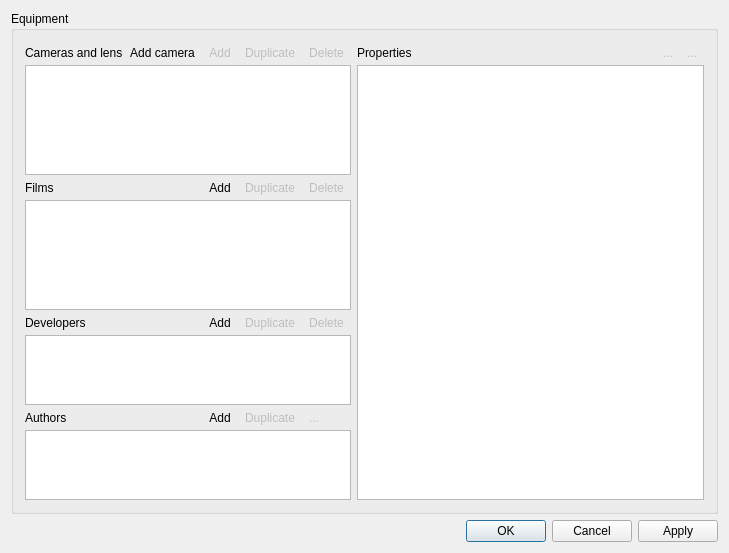
<?xml version="1.0" encoding="UTF-8"?>
<ui version="4.0">
 <class>EditGearClass</class>
 <widget class="QWidget" name="EditGearClass">
  <property name="geometry">
   <rect>
    <x>0</x>
    <y>0</y>
    <width>729</width>
    <height>553</height>
   </rect>
  </property>
  <property name="windowTitle">
   <string>Edit equipment[*]</string>
  </property>
  <property name="windowIcon">
   <iconset resource="analogexif.qrc">
    <normaloff>:/images/icons/camera_edit.png</normaloff>:/images/icons/camera_edit.png</iconset>
  </property>
  <layout class="QVBoxLayout" name="verticalLayout">
   <item>
    <widget class="QGroupBox" name="groupBox">
     <property name="sizePolicy">
      <sizepolicy hsizetype="Preferred" vsizetype="Preferred">
       <horstretch>0</horstretch>
       <verstretch>100</verstretch>
      </sizepolicy>
     </property>
     <property name="title">
      <string>Equipment</string>
     </property>
     <layout class="QHBoxLayout" name="horizontalLayout_2" stretch="30,70">
      <item>
       <layout class="QGridLayout" name="gridLayout" rowstretch="0,30,0,30,0,15,0,15">
        <property name="horizontalSpacing">
         <number>0</number>
        </property>
        <property name="verticalSpacing">
         <number>2</number>
        </property>
        <item row="0" column="0">
         <widget class="QLabel" name="label">
          <property name="text">
           <string>Cameras and lens</string>
          </property>
         </widget>
        </item>
        <item row="1" column="0" colspan="5">
         <widget class="GearTreeView" name="gearView">
          <property name="sizePolicy">
           <sizepolicy hsizetype="Expanding" vsizetype="Expanding">
            <horstretch>0</horstretch>
            <verstretch>60</verstretch>
           </sizepolicy>
          </property>
          <property name="font">
           <font>
            <kerning>true</kerning>
           </font>
          </property>
          <property name="contextMenuPolicy">
           <enum>Qt::CustomContextMenu</enum>
          </property>
          <property name="statusTip">
           <string>Select the equipment to edit</string>
          </property>
          <property name="styleSheet">
           <string notr="true">/* keep selection even when focus is lost */
QTreeView::item:selected:!active{
	selection-color:						palette(highlighted-text);
	selection-background-color:	palette(highlight);
}</string>
          </property>
          <property name="dragEnabled">
           <bool>true</bool>
          </property>
          <property name="dragDropOverwriteMode">
           <bool>false</bool>
          </property>
          <property name="dragDropMode">
           <enum>QAbstractItemView::DragDrop</enum>
          </property>
          <property name="defaultDropAction">
           <enum>Qt::MoveAction</enum>
          </property>
          <property name="alternatingRowColors">
           <bool>true</bool>
          </property>
          <property name="selectionMode">
           <enum>QAbstractItemView::ExtendedSelection</enum>
          </property>
          <property name="uniformRowHeights">
           <bool>true</bool>
          </property>
          <property name="itemsExpandable">
           <bool>true</bool>
          </property>
          <attribute name="headerVisible">
           <bool>false</bool>
          </attribute>
          <attribute name="headerStretchLastSection">
           <bool>true</bool>
          </attribute>
          <attribute name="headerVisible">
           <bool>false</bool>
          </attribute>
          <attribute name="headerStretchLastSection">
           <bool>true</bool>
          </attribute>
         </widget>
        </item>
        <item row="2" column="0">
         <widget class="QLabel" name="label_2">
          <property name="text">
           <string>Films</string>
          </property>
         </widget>
        </item>
        <item row="3" column="0" colspan="5">
         <widget class="GearListView" name="filmView">
          <property name="sizePolicy">
           <sizepolicy hsizetype="Expanding" vsizetype="Expanding">
            <horstretch>0</horstretch>
            <verstretch>40</verstretch>
           </sizepolicy>
          </property>
          <property name="font">
           <font>
            <pointsize>13</pointsize>
            <kerning>true</kerning>
           </font>
          </property>
          <property name="contextMenuPolicy">
           <enum>Qt::CustomContextMenu</enum>
          </property>
          <property name="statusTip">
           <string>Select the film to edit</string>
          </property>
          <property name="styleSheet">
           <string notr="true">/* keep selection even when focus is lost */
QListView::item:selected:!active{
	selection-color:						palette(highlighted-text);
	selection-background-color:	palette(highlight);
}</string>
          </property>
          <property name="dragEnabled">
           <bool>true</bool>
          </property>
          <property name="dragDropMode">
           <enum>QAbstractItemView::DragDrop</enum>
          </property>
          <property name="defaultDropAction">
           <enum>Qt::MoveAction</enum>
          </property>
          <property name="alternatingRowColors">
           <bool>true</bool>
          </property>
         </widget>
        </item>
        <item row="4" column="0">
         <widget class="QLabel" name="label_5">
          <property name="text">
           <string>Developers</string>
          </property>
         </widget>
        </item>
        <item row="5" column="0" colspan="5">
         <widget class="GearListView" name="developerView">
          <property name="font">
           <font>
            <pointsize>13</pointsize>
            <kerning>true</kerning>
           </font>
          </property>
          <property name="contextMenuPolicy">
           <enum>Qt::CustomContextMenu</enum>
          </property>
          <property name="statusTip">
           <string>Select the developer to edit</string>
          </property>
          <property name="styleSheet">
           <string notr="true">/* keep selection even when focus is lost */
QListView::item:selected:!active{
	selection-color:						palette(highlighted-text);
	selection-background-color:	palette(highlight);
}</string>
          </property>
         </widget>
        </item>
        <item row="6" column="0">
         <widget class="QLabel" name="label_4">
          <property name="text">
           <string>Authors</string>
          </property>
         </widget>
        </item>
        <item row="7" column="0" colspan="5">
         <widget class="GearListView" name="authorView">
          <property name="font">
           <font>
            <pointsize>13</pointsize>
            <kerning>true</kerning>
           </font>
          </property>
          <property name="contextMenuPolicy">
           <enum>Qt::CustomContextMenu</enum>
          </property>
          <property name="statusTip">
           <string>Select the author to edit</string>
          </property>
          <property name="styleSheet">
           <string notr="true">/* keep selection even when focus is lost */
QListView::item:selected:!active{
	selection-color:						palette(highlighted-text);
	selection-background-color:	palette(highlight);
}</string>
          </property>
         </widget>
        </item>
        <item row="6" column="4">
         <widget class="QToolButton" name="delAuthorBtn">
          <property name="enabled">
           <bool>false</bool>
          </property>
          <property name="toolTip">
           <string>Delete selected author(s)</string>
          </property>
          <property name="statusTip">
           <string>Delete selected author(s)</string>
          </property>
          <property name="text">
           <string>...</string>
          </property>
          <property name="icon">
           <iconset resource="analogexif.qrc">
            <normaloff>:/images/icons/delete.png</normaloff>:/images/icons/delete.png</iconset>
          </property>
          <property name="autoRaise">
           <bool>true</bool>
          </property>
         </widget>
        </item>
        <item row="6" column="2">
         <widget class="QToolButton" name="addAuthorBtn">
          <property name="toolTip">
           <string>Add new author</string>
          </property>
          <property name="statusTip">
           <string>Add new author</string>
          </property>
          <property name="text">
           <string>Add</string>
          </property>
          <property name="icon">
           <iconset resource="analogexif.qrc">
            <normaloff>:/images/icons/add.png</normaloff>:/images/icons/add.png</iconset>
          </property>
          <property name="autoRaise">
           <bool>true</bool>
          </property>
         </widget>
        </item>
        <item row="4" column="2">
         <widget class="QToolButton" name="addDevBtn">
          <property name="toolTip">
           <string>Add new developer</string>
          </property>
          <property name="statusTip">
           <string>Add new developer</string>
          </property>
          <property name="text">
           <string>Add</string>
          </property>
          <property name="icon">
           <iconset resource="analogexif.qrc">
            <normaloff>:/images/icons/add.png</normaloff>:/images/icons/add.png</iconset>
          </property>
          <property name="autoRaise">
           <bool>true</bool>
          </property>
         </widget>
        </item>
        <item row="4" column="4">
         <widget class="QToolButton" name="delDevBtn">
          <property name="enabled">
           <bool>false</bool>
          </property>
          <property name="toolTip">
           <string>Delete selected developer(s)</string>
          </property>
          <property name="statusTip">
           <string>Delete selected developer(s)</string>
          </property>
          <property name="text">
           <string>Delete</string>
          </property>
          <property name="icon">
           <iconset resource="analogexif.qrc">
            <normaloff>:/images/icons/delete.png</normaloff>:/images/icons/delete.png</iconset>
          </property>
          <property name="autoRaise">
           <bool>true</bool>
          </property>
         </widget>
        </item>
        <item row="2" column="2">
         <widget class="QToolButton" name="addFilmBtn">
          <property name="toolTip">
           <string>Add new film</string>
          </property>
          <property name="statusTip">
           <string>Add new film</string>
          </property>
          <property name="text">
           <string>Add</string>
          </property>
          <property name="icon">
           <iconset resource="analogexif.qrc">
            <normaloff>:/images/icons/add.png</normaloff>:/images/icons/add.png</iconset>
          </property>
          <property name="autoRaise">
           <bool>true</bool>
          </property>
         </widget>
        </item>
        <item row="2" column="4">
         <widget class="QToolButton" name="delFilmBtn">
          <property name="enabled">
           <bool>false</bool>
          </property>
          <property name="toolTip">
           <string>Delete selected film(s)</string>
          </property>
          <property name="statusTip">
           <string>Delete selected film(s)</string>
          </property>
          <property name="text">
           <string>Delete</string>
          </property>
          <property name="icon">
           <iconset resource="analogexif.qrc">
            <normaloff>:/images/icons/delete.png</normaloff>:/images/icons/delete.png</iconset>
          </property>
          <property name="autoRaise">
           <bool>true</bool>
          </property>
         </widget>
        </item>
        <item row="0" column="2">
         <widget class="QToolButton" name="addLensBtn">
          <property name="enabled">
           <bool>false</bool>
          </property>
          <property name="toolTip">
           <string>Add new lens</string>
          </property>
          <property name="statusTip">
           <string>Add new lens</string>
          </property>
          <property name="text">
           <string>Add</string>
          </property>
          <property name="icon">
           <iconset resource="analogexif.qrc">
            <normaloff>:/images/icons/add.png</normaloff>:/images/icons/add.png</iconset>
          </property>
          <property name="autoRaise">
           <bool>true</bool>
          </property>
         </widget>
        </item>
        <item row="0" column="4">
         <widget class="QToolButton" name="delGearBtn">
          <property name="enabled">
           <bool>false</bool>
          </property>
          <property name="toolTip">
           <string>Delete selected equipment</string>
          </property>
          <property name="statusTip">
           <string>Delete selected equipment</string>
          </property>
          <property name="text">
           <string>Delete</string>
          </property>
          <property name="icon">
           <iconset resource="analogexif.qrc">
            <normaloff>:/images/icons/delete.png</normaloff>:/images/icons/delete.png</iconset>
          </property>
          <property name="autoRaise">
           <bool>true</bool>
          </property>
         </widget>
        </item>
        <item row="0" column="1">
         <widget class="QToolButton" name="addCameraBtn">
          <property name="toolTip">
           <string>Add new camera body</string>
          </property>
          <property name="statusTip">
           <string>Add new camera body</string>
          </property>
          <property name="text">
           <string>Add camera</string>
          </property>
          <property name="icon">
           <iconset resource="analogexif.qrc">
            <normaloff>:/images/icons/camera_add.png</normaloff>:/images/icons/camera_add.png</iconset>
          </property>
          <property name="autoRaise">
           <bool>true</bool>
          </property>
         </widget>
        </item>
        <item row="0" column="3">
         <widget class="QToolButton" name="dupGearBtn">
          <property name="enabled">
           <bool>false</bool>
          </property>
          <property name="toolTip">
           <string>Duplicate selected equipment</string>
          </property>
          <property name="statusTip">
           <string>Duplicate selected equipment</string>
          </property>
          <property name="text">
           <string>Duplicate</string>
          </property>
          <property name="icon">
           <iconset resource="analogexif.qrc">
            <normaloff>:/images/icons/page_copy.png</normaloff>:/images/icons/page_copy.png</iconset>
          </property>
          <property name="autoRaise">
           <bool>true</bool>
          </property>
         </widget>
        </item>
        <item row="2" column="3">
         <widget class="QToolButton" name="dupFilmBtn">
          <property name="enabled">
           <bool>false</bool>
          </property>
          <property name="toolTip">
           <string>Duplicate selected film(s)</string>
          </property>
          <property name="statusTip">
           <string>Duplicate selected film(s)</string>
          </property>
          <property name="text">
           <string>Duplicate</string>
          </property>
          <property name="icon">
           <iconset resource="analogexif.qrc">
            <normaloff>:/images/icons/page_copy.png</normaloff>:/images/icons/page_copy.png</iconset>
          </property>
          <property name="autoRaise">
           <bool>true</bool>
          </property>
         </widget>
        </item>
        <item row="4" column="3">
         <widget class="QToolButton" name="dupDevBtn">
          <property name="enabled">
           <bool>false</bool>
          </property>
          <property name="toolTip">
           <string>Duplicate selected developer(s)</string>
          </property>
          <property name="statusTip">
           <string>Duplicate selected developer(s)</string>
          </property>
          <property name="text">
           <string>Duplicate</string>
          </property>
          <property name="icon">
           <iconset resource="analogexif.qrc">
            <normaloff>:/images/icons/page_copy.png</normaloff>:/images/icons/page_copy.png</iconset>
          </property>
          <property name="autoRaise">
           <bool>true</bool>
          </property>
         </widget>
        </item>
        <item row="6" column="3">
         <widget class="QToolButton" name="dupAuthorBtn">
          <property name="enabled">
           <bool>false</bool>
          </property>
          <property name="toolTip">
           <string>Duplicate selected author(s)</string>
          </property>
          <property name="statusTip">
           <string>Duplicate selected author(s)</string>
          </property>
          <property name="text">
           <string>Duplicate</string>
          </property>
          <property name="icon">
           <iconset resource="analogexif.qrc">
            <normaloff>:/images/icons/page_copy.png</normaloff>:/images/icons/page_copy.png</iconset>
          </property>
          <property name="autoRaise">
           <bool>true</bool>
          </property>
          <property name="arrowType">
           <enum>Qt::NoArrow</enum>
          </property>
         </widget>
        </item>
       </layout>
      </item>
      <item>
       <layout class="QGridLayout" name="gridLayout_2" columnstretch="0,0,0,0">
        <property name="horizontalSpacing">
         <number>0</number>
        </property>
        <property name="verticalSpacing">
         <number>2</number>
        </property>
        <item row="0" column="0">
         <widget class="QLabel" name="label_3">
          <property name="text">
           <string>Properties</string>
          </property>
         </widget>
        </item>
        <item row="1" column="0" colspan="4">
         <widget class="GearTableView" name="metadataView">
          <property name="sizePolicy">
           <sizepolicy hsizetype="Expanding" vsizetype="Expanding">
            <horstretch>0</horstretch>
            <verstretch>0</verstretch>
           </sizepolicy>
          </property>
          <property name="font">
           <font>
            <kerning>true</kerning>
           </font>
          </property>
          <property name="contextMenuPolicy">
           <enum>Qt::CustomContextMenu</enum>
          </property>
          <property name="showDropIndicator" stdset="0">
           <bool>false</bool>
          </property>
          <property name="alternatingRowColors">
           <bool>true</bool>
          </property>
          <property name="selectionMode">
           <enum>QAbstractItemView::ExtendedSelection</enum>
          </property>
          <property name="selectionBehavior">
           <enum>QAbstractItemView::SelectRows</enum>
          </property>
          <property name="showGrid">
           <bool>false</bool>
          </property>
          <property name="gridStyle">
           <enum>Qt::SolidLine</enum>
          </property>
          <property name="wordWrap">
           <bool>false</bool>
          </property>
          <attribute name="horizontalHeaderVisible">
           <bool>false</bool>
          </attribute>
          <attribute name="horizontalHeaderDefaultSectionSize">
           <number>150</number>
          </attribute>
          <attribute name="horizontalHeaderHighlightSections">
           <bool>false</bool>
          </attribute>
          <attribute name="horizontalHeaderMinimumSectionSize">
           <number>150</number>
          </attribute>
          <attribute name="horizontalHeaderStretchLastSection">
           <bool>true</bool>
          </attribute>
          <attribute name="verticalHeaderVisible">
           <bool>false</bool>
          </attribute>
          <attribute name="verticalHeaderCascadingSectionResizes">
           <bool>false</bool>
          </attribute>
          <attribute name="verticalHeaderDefaultSectionSize">
           <number>13</number>
          </attribute>
          <attribute name="verticalHeaderMinimumSectionSize">
           <number>13</number>
          </attribute>
          <attribute name="verticalHeaderVisible">
           <bool>false</bool>
          </attribute>
          <attribute name="verticalHeaderDefaultSectionSize">
           <number>13</number>
          </attribute>
          <attribute name="horizontalHeaderStretchLastSection">
           <bool>true</bool>
          </attribute>
          <attribute name="horizontalHeaderVisible">
           <bool>false</bool>
          </attribute>
          <attribute name="verticalHeaderCascadingSectionResizes">
           <bool>false</bool>
          </attribute>
          <attribute name="horizontalHeaderMinimumSectionSize">
           <number>150</number>
          </attribute>
          <attribute name="verticalHeaderMinimumSectionSize">
           <number>13</number>
          </attribute>
          <attribute name="horizontalHeaderHighlightSections">
           <bool>false</bool>
          </attribute>
          <attribute name="horizontalHeaderDefaultSectionSize">
           <number>150</number>
          </attribute>
         </widget>
        </item>
        <item row="0" column="3">
         <widget class="QToolButton" name="delTagBtn">
          <property name="enabled">
           <bool>false</bool>
          </property>
          <property name="toolTip">
           <string>Delete meta tag</string>
          </property>
          <property name="text">
           <string>...</string>
          </property>
          <property name="icon">
           <iconset resource="analogexif.qrc">
            <normaloff>:/images/icons/delete.png</normaloff>:/images/icons/delete.png</iconset>
          </property>
          <property name="autoRaise">
           <bool>true</bool>
          </property>
         </widget>
        </item>
        <item row="0" column="2">
         <widget class="QToolButton" name="addTagBtn">
          <property name="enabled">
           <bool>false</bool>
          </property>
          <property name="toolTip">
           <string>Add new meta tag</string>
          </property>
          <property name="text">
           <string>...</string>
          </property>
          <property name="icon">
           <iconset resource="analogexif.qrc">
            <normaloff>:/images/icons/add.png</normaloff>:/images/icons/add.png</iconset>
          </property>
          <property name="autoRaise">
           <bool>true</bool>
          </property>
         </widget>
        </item>
       </layout>
      </item>
     </layout>
    </widget>
   </item>
   <item>
    <layout class="QHBoxLayout" name="horizontalLayout">
     <item>
      <spacer name="horizontalSpacer">
       <property name="orientation">
        <enum>Qt::Horizontal</enum>
       </property>
       <property name="sizeHint" stdset="0">
        <size>
         <width>40</width>
         <height>20</height>
        </size>
       </property>
      </spacer>
     </item>
     <item>
      <widget class="QDialogButtonBox" name="buttonBox">
       <property name="standardButtons">
        <set>QDialogButtonBox::Apply|QDialogButtonBox::Cancel|QDialogButtonBox::Ok</set>
       </property>
      </widget>
     </item>
    </layout>
   </item>
  </layout>
  <action name="actionAdd_new_camera_body">
   <property name="text">
    <string>Add new camera body</string>
   </property>
  </action>
  <action name="actionAdd_new_camera_lens">
   <property name="text">
    <string>Add new camera lens</string>
   </property>
  </action>
  <action name="actionAdd_new_film">
   <property name="text">
    <string>Add new film</string>
   </property>
  </action>
  <action name="actionDuplicate">
   <property name="text">
    <string>Duplicate...</string>
   </property>
  </action>
  <action name="actionDelete">
   <property name="text">
    <string>Delete</string>
   </property>
   <property name="shortcut">
    <string>Del</string>
   </property>
  </action>
  <action name="actionAdd_new_developer">
   <property name="text">
    <string>Add new developer</string>
   </property>
  </action>
  <action name="actionAdd_new_author">
   <property name="text">
    <string>Add new author</string>
   </property>
  </action>
  <action name="actionAdd_new_meta_tag">
   <property name="enabled">
    <bool>false</bool>
   </property>
   <property name="text">
    <string>Add new meta tag</string>
   </property>
  </action>
  <action name="actionDelete_meta_tag">
   <property name="enabled">
    <bool>false</bool>
   </property>
   <property name="text">
    <string>Delete meta tag</string>
   </property>
  </action>
 </widget>
 <layoutdefault spacing="6" margin="11"/>
 <customwidgets>
  <customwidget>
   <class>GearListView</class>
   <extends>QListView</extends>
   <header>gearlistview.h</header>
  </customwidget>
  <customwidget>
   <class>GearTreeView</class>
   <extends>QTreeView</extends>
   <header>geartreeview.h</header>
  </customwidget>
  <customwidget>
   <class>GearTableView</class>
   <extends>QTableView</extends>
   <header>geartableview.h</header>
  </customwidget>
 </customwidgets>
 <tabstops>
  <tabstop>gearView</tabstop>
  <tabstop>filmView</tabstop>
  <tabstop>developerView</tabstop>
  <tabstop>authorView</tabstop>
  <tabstop>metadataView</tabstop>
  <tabstop>addCameraBtn</tabstop>
  <tabstop>addLensBtn</tabstop>
  <tabstop>dupGearBtn</tabstop>
  <tabstop>delGearBtn</tabstop>
  <tabstop>addFilmBtn</tabstop>
  <tabstop>dupFilmBtn</tabstop>
  <tabstop>delFilmBtn</tabstop>
  <tabstop>addDevBtn</tabstop>
  <tabstop>dupDevBtn</tabstop>
  <tabstop>delDevBtn</tabstop>
  <tabstop>addAuthorBtn</tabstop>
  <tabstop>dupAuthorBtn</tabstop>
  <tabstop>delAuthorBtn</tabstop>
  <tabstop>addTagBtn</tabstop>
  <tabstop>delTagBtn</tabstop>
 </tabstops>
 <resources>
  <include location="analogexif.qrc"/>
 </resources>
 <connections>
  <connection>
   <sender>addFilmBtn</sender>
   <signal>clicked()</signal>
   <receiver>actionAdd_new_film</receiver>
   <slot>trigger()</slot>
   <hints>
    <hint type="sourcelabel">
     <x>189</x>
     <y>191</y>
    </hint>
    <hint type="destinationlabel">
     <x>-1</x>
     <y>-1</y>
    </hint>
   </hints>
  </connection>
  <connection>
   <sender>addDevBtn</sender>
   <signal>clicked()</signal>
   <receiver>actionAdd_new_developer</receiver>
   <slot>trigger()</slot>
   <hints>
    <hint type="sourcelabel">
     <x>189</x>
     <y>340</y>
    </hint>
    <hint type="destinationlabel">
     <x>-1</x>
     <y>-1</y>
    </hint>
   </hints>
  </connection>
  <connection>
   <sender>addAuthorBtn</sender>
   <signal>clicked()</signal>
   <receiver>actionAdd_new_author</receiver>
   <slot>trigger()</slot>
   <hints>
    <hint type="sourcelabel">
     <x>189</x>
     <y>427</y>
    </hint>
    <hint type="destinationlabel">
     <x>-1</x>
     <y>-1</y>
    </hint>
   </hints>
  </connection>
  <connection>
   <sender>addCameraBtn</sender>
   <signal>clicked()</signal>
   <receiver>actionAdd_new_camera_body</receiver>
   <slot>trigger()</slot>
   <hints>
    <hint type="sourcelabel">
     <x>166</x>
     <y>43</y>
    </hint>
    <hint type="destinationlabel">
     <x>-1</x>
     <y>-1</y>
    </hint>
   </hints>
  </connection>
  <connection>
   <sender>delTagBtn</sender>
   <signal>clicked()</signal>
   <receiver>actionDelete_meta_tag</receiver>
   <slot>trigger()</slot>
   <hints>
    <hint type="sourcelabel">
     <x>697</x>
     <y>43</y>
    </hint>
    <hint type="destinationlabel">
     <x>-1</x>
     <y>-1</y>
    </hint>
   </hints>
  </connection>
 </connections>
</ui>
